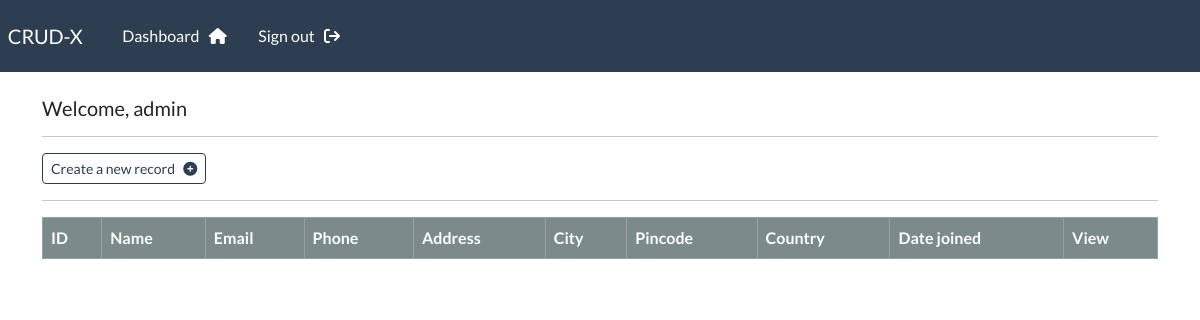
Before: /dashboard (signed in) with the older database file.
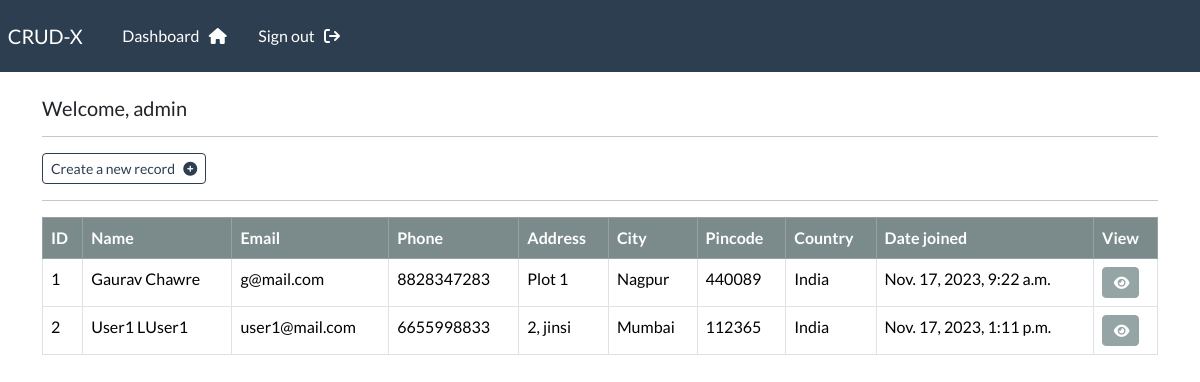
After: the same page with the newer database file.
### webapp/models.py (models this page shows, shortened)
class Record(models.Model):
    created_date = models.DateTimeField(auto_now_add=True)
    first_name    = models.CharField(max_length=100)
    last_name     = models.CharField(max_length=100)
    email         = models.CharField(max_length=255)
    phone         = models.CharField(max_length=20)
    address       = models.CharField(max_length=300)
    city          = models.CharField(max_length=50)
    pincode       = models.CharField(max_length=6)
    country       = models.CharField(max_length=150)

### webapp/views.py (the view)
# urls.py: path('dashboard',views.dashboard, name='dashboard'),
@login_required(login_url="my-login")
def dashboard(request):
    my_records = Record.objects.all()
    context ={'records':my_records}
    return render(request,'webapp/dashboard.html',context)

### webapp/templates/webapp/dashboard.html
{% extends 'webapp/base.html' %}
{% block content%}
    <h5>Welcome, {{user}}</h5>
    <hr/>
    <a href="{% url 'create-record' %}" class="btn btn-outline-primary btn-sm">Create a new record &nbsp; <i class="fa fa-plus-circle" aria-hidden="true"></i></a>
    <hr/>
    <table class="table table-hover table-bordered">
        <thead class="table-dark">
            <tr>
                <th scope="col">ID</th>
                <th scope="col">Name</th>
                <th scope="col">Email</th>
                <th scope="col">Phone</th>
                <th scope="col">Address</th>
                <th scope="col">City</th>
                <th scope="col">Pincode</th>
                <th scope="col">Country</th>
                <th scope="col">Date joined</th>
                <th scope="col">View</th>
            </tr>
        </thead>
        <tbody>
            {% if records %}
                {% for record in records %}
                    <tr>
                            <td>{{record.id}}</td>
                            <td>{{record.first_name}}  {{record.last_name}} </td>
                            <td>{{record.email }}</td>
                            <td>{{record.phone }}</td>
                            <td>{{record.address }}</td>
                            <td>{{record.city }}</td>
                            <td>{{record.pincode }}</td>
                            <td>{{record.country }}</td>
                            <td>{{record.created_date }}</td>
                            <td><a class="btn btn-secondary btn-sm" href="{% url 'record' record.id %}">&nbsp;<i class="fa fa-eye" aria-hidden="true"></i></a></td>
                    </tr>
                {% endfor %}
            {% endif %}
        </tbody>
    </table>
{% endblock %}

### webapp/templates/webapp/base.html (shortened to what this page needs)
{% load static %}
<!DOCTYPE html>
<html lang="en">
<head>
    <link rel="stylesheet" href="https://bootswatch.com/5/flatly/bootstrap.min.css">
    <link rel="stylesheet" href="{% static 'css/styles.css' %}">
    <link rel="stylesheet" href="https://cdnjs.cloudflare.com/ajax/libs/font-awesome/6.4.2/css/all.min.css">
</head>
<body>
    {% include 'webapp/navbar.html' %}
    <div class="container">
        <br/>
        {% block content %} {% endblock %}
    </div>
</body>
</html>

### webapp/templates/webapp/navbar.html (shortened to what this page needs)
<nav class="navbar navbar-expand-lg navbar-dark bg-primary justify-content-center">
    <a class="navbar-brand main-heading" href="{% url '' %}">
      &nbsp; CRUD-X
    </a>
      <div class="collapse navbar-collapse text-center" id="navbarNavDropdown">
        <ul class="navbar-nav mr-auto">
          {% if user.is_authenticated %}
            <li class="nav-item">
              <a class="nav-link" href="{% url 'dashboard' %}">Dashboard &nbsp; <i class="fa fa-home" aria-hidden="true"></i> </a>
            </li>
            <li class="nav-item">
              <a class="nav-link" href="{% url 'user-logout' %}">Sign out &nbsp; <i class="fa fa-sign-out" aria-hidden="true"></i> </a>
            </li>
        </ul>
        {% endif %}
      </div>
  </nav>

Changed rows visible on the page:
added Record: id "1", first_name "Gaurav", last_name "Chawre", email "g@mail.com", phone "8828347283", address "Plot 1", city "Nagpur", pincode "440089", country "India", created_date "Nov. 17, 2023, 9:22 a.m."
added Record: id "2", first_name "User1", last_name "LUser1", email "user1@mail.com", phone "6655998833", address "2, jinsi", city "Mumbai", pincode "112365", country "India", created_date "Nov. 17, 2023, 1:11 p.m."
